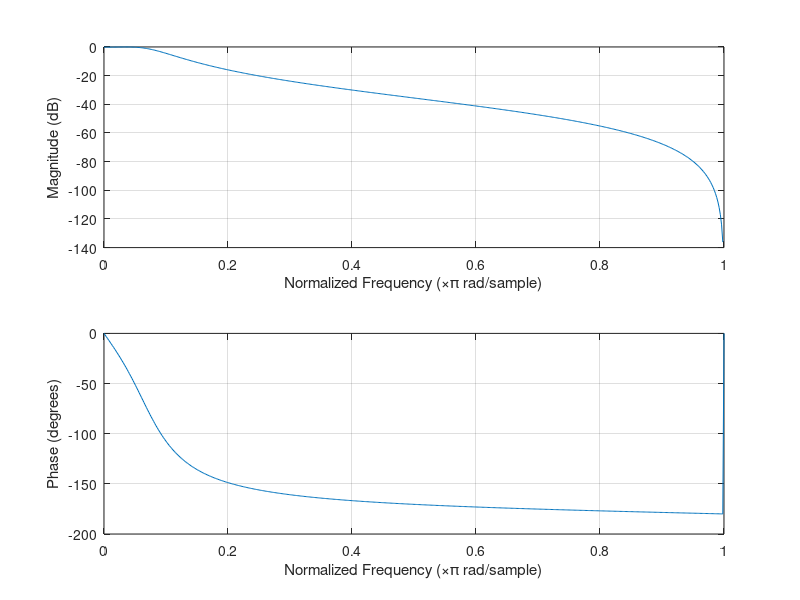

Here is the MATLAB script that generated this plot:
clc;clear;
% Specify filter order
n = 4; 

% Specify passband ripple
Rp = 10;

% Specify passband edge frequency and sampling rate
Fs = 2000;
Wc = 100;
Wp = Wc * 2 * 1 / Fs;

% [b,a] = cheby1(n, Rp, Wp);
[b,a] = cheby1(2, 0.15, 0.05)
freqz(b,a)

% dataIn = randn(1000,1);
% dataOut = filter(b,a,dataIn);
% 
% t = 0:1:999;
% plot(t,dataIn)
% hold on
% plot(t,dataOut)